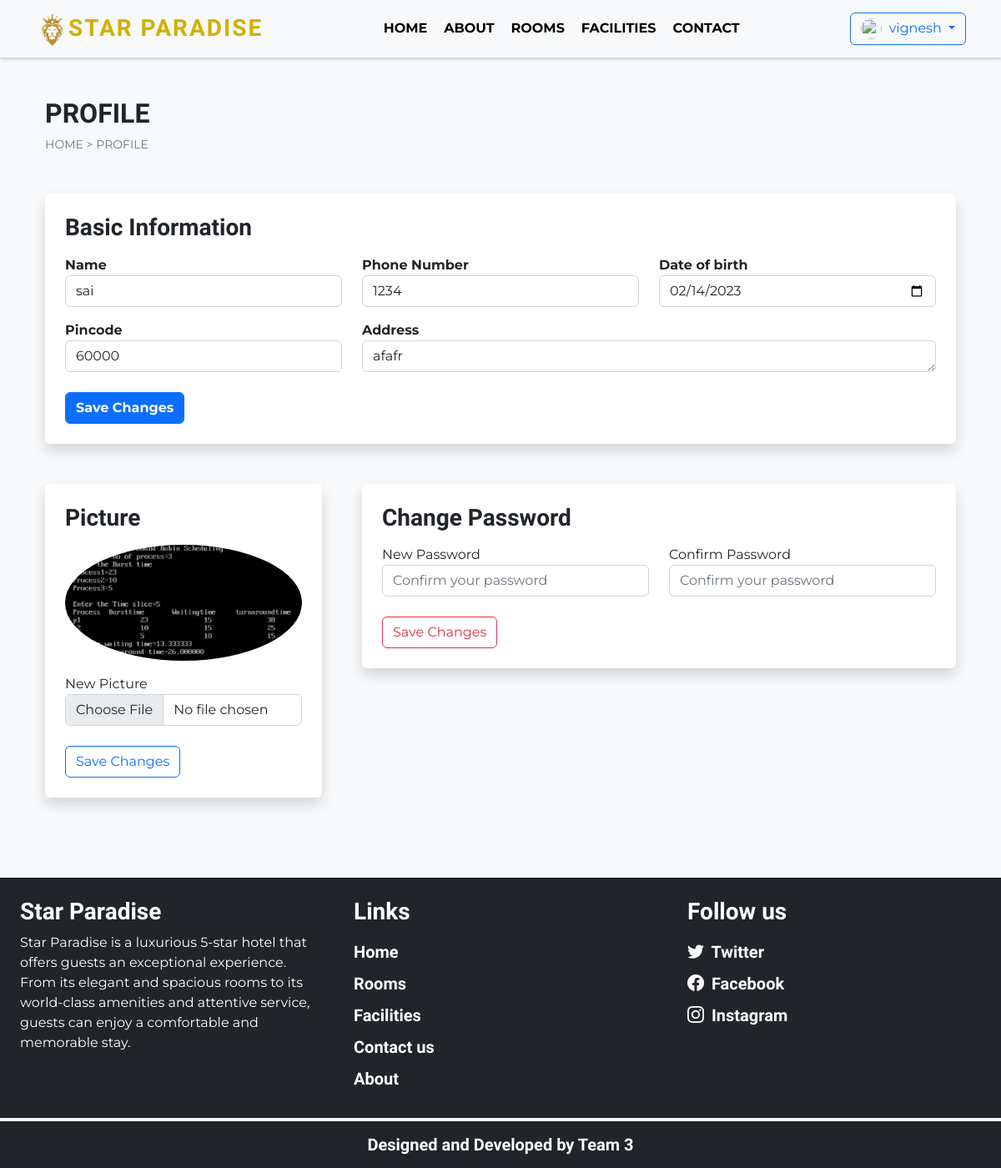
The app's page /profile.php (signed in) with its own data.
### tables this page shows
CREATE TABLE `settings` (
  `sr_no` int(11) NOT NULL,
  `site_title` varchar(50) NOT NULL,
  `site_about` varchar(250) NOT NULL,
  `shutdown` tinyint(1) NOT NULL
);

CREATE TABLE `user_cred` (
  `id` int(11) NOT NULL,
  `name` varchar(100) NOT NULL,
  `email` varchar(150) NOT NULL,
  `address` varchar(120) NOT NULL,
  `phonenum` varchar(100) NOT NULL,
  `pincode` int(11) NOT NULL,
  `dob` date NOT NULL,
  `profile` varchar(100) NOT NULL,
  `password` varchar(200) NOT NULL,
  `is_verified` int(11) NOT NULL DEFAULT 0,
  `token` varchar(200) DEFAULT NULL,
  `t_expire` date DEFAULT NULL,
  `status` int(11) NOT NULL DEFAULT 1,
  `datentime` datetime NOT NULL DEFAULT current_timestamp()
);

### admin/inc/db_config.php (called while the page is built, shortened)
<?php
  function select($sql,$values,$datatypes)
  {
    $con = $GLOBALS['con'];
    if($stmt = mysqli_prepare($con,$sql))
    {
      mysqli_stmt_bind_param($stmt,$datatypes,...$values);
      if(mysqli_stmt_execute($stmt)){
        $res = mysqli_stmt_get_result($stmt);
        return $res;
      }
      else{
        mysqli_stmt_close($stmt);
        die("Query cannot be executed - Select");
      }
    }
    else{
      die("Query cannot be prepared - Select");
    }
  }
?>

### profile.php (the view, shortened to what this page needs)
<!DOCTYPE html>
<html lang="en">
<head>
  <?php require('inc/links.php'); ?>
</head>
<body class="bg-light">
  <?php
  require('inc/header.php');
  $u_exist = select("SELECT * FROM `user_cred` WHERE `id`=? LIMIT 1", [$_SESSION['uId']], 's');
  $u_fetch = mysqli_fetch_assoc($u_exist);
  ?>
  <div class="container">
    <div class="row">
      <div class="col-12 my-5 px-4">
        <h2 class="fw-bold" style="font-family: 'Kaushan Script', cursive" data-aos="fade-right" data-aos-duration="2000">PROFILE</h2>
        <div style="font-size: 14px;" data-aos="fade-right" data-aos-duration="3000">
          <a href="index.php" class="text-secondary text-decoration-none">HOME</a>
          <span class="text-secondary"> > </span>
          <a href="#" class="text-secondary text-decoration-none">PROFILE</a>
        </div>
      </div>
      <div class="col-12 mb-5 px-4" data-aos="fade-down" data-aos-duration="2000">
        <div class="bg-white p-3 p-md-4 rounded shadow">
          <form id="info-form">
            <h3 class="mb-3 fw-bold" style="font-family: 'Kaushan Script', cursive">Basic Information</h3>
            <div class="row">
              <div class="col-md-4 mb-3">
                <label class="form-label fw-bold">Name</label>
                <input name="name" type="text" value="<?php echo $u_fetch['name'] ?>" class="form-control shadow-none" placeholder="Enter your name" required>
              </div>
              <div class="col-md-4 mb-3">
                <label class="form-label fw-bold">Phone Number</label>
                <input name="phonenum" type="number" value="<?php echo $u_fetch['phonenum'] ?>" class="form-control shadow-none" placeholder="Enter your phone number" required>
              </div>
              <div class="col-md-4 mb-3">
                <label class="form-label fw-bold">Date of birth</label>
                <input name="dob" type="date" value="<?php echo $u_fetch['dob'] ?>" class="form-control shadow-none" required>
              </div>
              <div class="col-md-4 mb-3">
                <label class="form-label fw-bold">Pincode</label>
                <input name="pincode" type="number" value="<?php echo $u_fetch['pincode'] ?>" class="form-control shadow-none" placeholder="Enter your pincode" required>
              </div>
              <div class="col-md-8 mb-4">
                <label class="form-label fw-bold">Address</label>
                <textarea name="address" class="form-control shadow-none" rows="1" placeholder="Enter your address" required><?php echo $u_fetch['address'] ?></textarea>
              </div>
            </div>
            <button type="submit" class="btn text-white btn-primary fw-bold shadow-none">Save Changes</button>
          </form>
        </div>
      </div>
      <div class="col-md-4 mb-5 px-4" data-aos="fade-right" data-aos-duration="2000">
        <div class="bg-white p-3 p-md-4 rounded shadow">
          <form id="profile-form">
            <h3 class="mb-3 fw-bold" style="font-family: 'Kaushan Script', cursive">Picture</h3>
            <img src="<?php echo USERS_IMG_PATH . $u_fetch['profile'] ?>" class="rounded-circle img-fluid mb-3">
            <label class="form-label">New Picture</label>
            <input name="profile" type="file" accept=".jpg, .jpeg, .png, .webp" class="mb-4 form-control shadow-none" required>
            <button type="submit" class="btn  btn-outline-primary shadow-none">Save Changes</button>
          </form>
        </div>
      </div>
      <div class="col-md-8 mb-5 px-4" data-aos="fade-up-left" data-aos-duration="2000">
        <div class="bg-white p-3 p-md-4 rounded shadow">
          <form id="pass-form">
            <h3 class="mb-3 fw-bold" style="font-family: 'Kaushan Script', cursive">Change Password</h3>
            <div class="row">
              <div class="col-md-6 mb-3">
                <label class="form-label">New Password</label>
                <input name="new_pass" type="password" class="form-control shadow-none" placeholder="Confirm your password" required>
              </div>
              <div class="col-md-6 mb-4">
                <label class="form-label">Confirm Password</label>
                <input name="confirm_pass" type="password" class="form-control shadow-none" placeholder="Confirm your password" required>
              </div>
            </div>
            <button type="submit" class="btn btn-outline-danger shadow-none">Save Changes</button>
          </form>
        </div>
      </div>
    </div>
  </div>
  <?php require('inc/footer.php'); ?>
</body>
</html>

### inc/header.php (shortened to what this page needs)
<nav class="navbar navbar-expand-lg navbar-light bg-light" id="nav-bar">
  <div class="container">
    <a class="navbar-brand" href="index.php" style="font-family: 'Kaushan Script', cursive"><img src="images\iconnn.png" alt="" width="40px" height="40px"><?php echo $settings_r['site_title'] ?></a>
    <div class="collapse navbar-collapse" id="navbarSupportedContent">
      <ul class="navbar-nav me-auto ms-auto mb-2 mb-lg-0">
        <li class="nav-item pe-1">
          <a class="nav-link" href="index.php">Home</a>
        </li>
        <li class="nav-item pe-1">
          <a class="nav-link" href="about.php">About</a>
        </li>
        <li class="nav-item pe-1">
          <a class="nav-link" href="rooms.php">Rooms</a>
        </li>
        <li class="nav-item pe-1">
          <a class="nav-link" href="facilities.php">Facilities</a>
        </li>
        <li class="nav-item pe-1">
          <a class="nav-link" href="contact.php">Contact</a>
        </li>
      </ul>
      <div class="d-flex">
        <?php
        if (isset($_SESSION['login']) && $_SESSION['login'] == true) {
          $path = USERS_IMG_PATH;
          echo <<<data
              <div class="btn-group">
                <button type="button" class="btn btn-outline-primary shadow-none dropdown-toggle" data-bs-toggle="dropdown" data-bs-display="static" aria-expanded="false">
                  <img src="$path$_SESSION[uPic]" style="width: 25px; height: 25px;" class="me-1 rounded-circle">
                  $_SESSION[uName]
                </button>
                <ul class="dropdown-menu dropdown-menu-lg-end">
                  <li><a class="dropdown-item" href="profile.php">Profile</a></li>
                  <li><a class="dropdown-item" href="bookings.php">Bookings</a></li>
                  <li><a class="dropdown-item" href="logout.php"><i class="uil uil-signout"></i>Logout</a></li>
                </ul>
              </div>
            data;
        }
        ?>
      </div>
    </div>
  </div>
</nav>

### inc/footer.php (shortened to what this page needs)
<div class="container-fluid text-bg-dark mt-5">
  <div class="row">
    <div class="col-lg-4 p-4">
      <h2 class="h-font fw-bold fs-3 mb-2" style="font-family: 'Kaushan Script', cursive"><?php echo $settings_r['site_title'] ?></h2>
      <p>
        <?php echo $settings_r['site_about'] ?>
      </p>
    </div>
    <div class="col-lg-4 p-4">
      <h3 class="mb-3 fw-bold" style="font-family: 'Kaushan Script', cursive">Links</h3>
      <a href="index.php" class="d-inline-block mb-2 text-white text-decoration-none fw-bold fs-5" style="font-family: 'Kaushan Script', cursive">Home</a> <br>
      <a href="rooms.php" class="d-inline-block mb-2 text-white text-decoration-none fw-bold fs-5" style="font-family: 'Kaushan Script', cursive">Rooms</a> <br>
      <a href="facilities.php" class="d-inline-block mb-2 text-white text-decoration-none fw-bold fs-5" style="font-family: 'Kaushan Script', cursive">Facilities</a> <br>
      <a href="contact.php" class="d-inline-block mb-2 text-white text-decoration-none fw-bold fs-5" style="font-family: 'Kaushan Script', cursive">Contact us</a> <br>
      <a href="about.php" class="d-inline-block mb-2 text-white text-decoration-none fw-bold fs-5" style="font-family: 'Kaushan Script', cursive">About</a>
    </div>
    <div class="col-lg-4 p-4">
      <h3 class="mb-3 fw-bold" style="font-family: 'Kaushan Script', cursive">Follow us</h3>
      <?php
      if ($contact_r['tw'] != '') {
        echo <<<data
              <a href="$contact_r[tw]" class="d-inline-block text-white text-decoration-none fw-bold fs-5 mb-2"  style="font-family: 'Kaushan Script', cursive">
                <i class="bi bi-twitter me-1"></i> Twitter
              </a><br>
            data;
      }
      ?>
      <a href="<?php echo $contact_r['fb'] ?>" class="d-inline-block text-white text-decoration-none fw-bold fs-5 mb-2" style="font-family: 'Kaushan Script', cursive">
        <i class="bi bi-facebook me-1"></i> Facebook
      </a><br>
      <a href="<?php echo $contact_r['insta'] ?>" class="d-inline-block text-white text-decoration-none fw-bold fs-5" style="font-family: 'Kaushan Script', cursive">
        <i class="bi bi-instagram me-1"></i> Instagram
      </a><br>
    </div>
  </div>
</div>
<h5 class="text-center bg-dark text-white fw-bold p-3 m-0 mt-1" style="font-family: 'Kaushan Script', cursive">Designed and Developed by Team 3</h5>

### css/common.css (style rules this page uses)
.h-font { font-family: "Merienda", cursive; }
input[type="number"] { -moz-appearance: textfield; }

### inc/header.php (style rules this page uses)
* { font-family: 'Montserrat', sans-serif; }
nav { box-shadow: 0 2px 4px 0 rgba(0, 0, 0, .2); }
.navbar-nav a { font-size: 16px; text-transform: uppercase; font-weight: 600; }
.navbar-light .navbar-brand { color: #D1B000; font-size: 28px; text-transform: uppercase; font-weight: bold; letter-spacing: 2px; }
.navbar-light .navbar-nav .nav-link { color: #000; transition: all 0.5s; position: relative; font-weight: 700; }
.navbar-light .navbar-nav .nav-link::after { content: ''; height: 2px; width: 100%; background-color: #4169e1; position: absolute; bottom: 0; left: 0; opacity: 0; }
.form-label { margin-bottom: 0; }

### records on screen
settings: site_title "STAR PARADISE", site_title "Star Paradise", site_about "Star Paradise is a luxurious 5-star hotel that offers guests an exceptional experience. From its elegant and spacious rooms to its world-class amenities and attentive service, guests can enjoy a comfortable and memorable stay."
user_cred: name "sai", phonenum "1234", dob "02/14/2023", pincode "60000", address "afafr", profile (picture)

### other values on screen
$_SESSION[uName] "vignesh"
